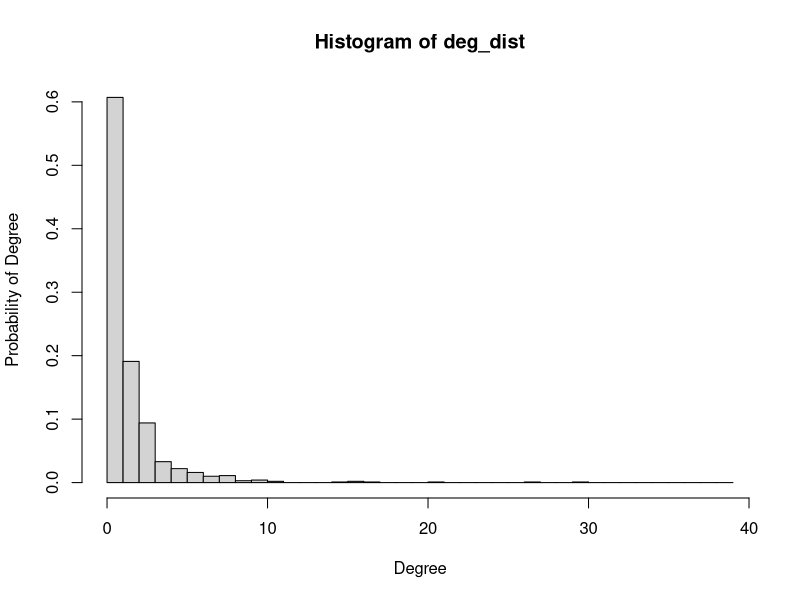
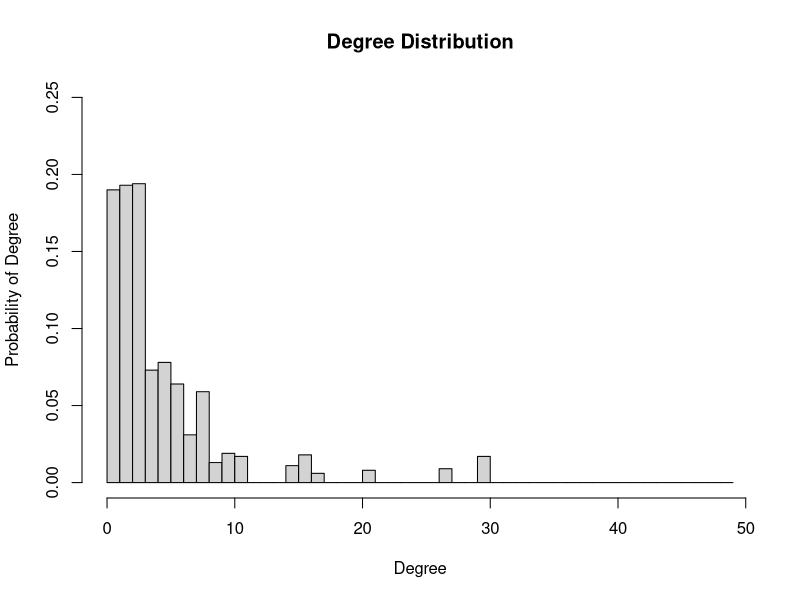

Generate these figures, in order, with R:
library("igraph")

## (a)
cat("Creating a random graph of 1K nodes...\n")
graph1 <- barabasi.game(1000, directed=FALSE)

cat("Plotting the degree distribution...\n")
# deg_dist <- degree_distribution(graph1)
# plot(1:length(deg_dist), deg_dist, type="o", main="Degree Distribution", xlab = "Degree", ylab = "Probability of Degree")
dev.new()
deg_dist <- degree(graph1)
hist1 <- hist(deg_dist, freq=FALSE, breaks=seq(0, by=1, length.out=max(deg_dist)+10), xlab = "Degree", ylab = "Probability of Degree")


# Diameter
if(is.connected(graph1))
{
  print("Graph is connected")
  dia = diameter(graph1, directed = FALSE, unconnected = FALSE, weights = NULL)
  print(sprintf("Diameter of graph is: %d", dia))
} else{
  print("Graph is NOT connected")
  print("Diameter of graph is INFINITY")
}


## (b)
clust1 <- clusters(graph1)
# gcc1 <- induced.subgraph(graph1, which(clust1$membership == which.max(clust1$csize)))
gccIndex = which.max(clust1$csize)
nonGccNodes <- (1:vcount(graph1))[clust1$membership != gccIndex]
gcc1 <- delete.vertices(graph1, nonGccNodes)

fg1 <- fastgreedy.community(gcc1)
cmsize <- sizes(fg1)
cmsize <- as.vector(sizes(fg1))
gccNodes <- (1:vcount(graph1))[clust1$membership == gccIndex]
cm1Nodes <- gccNodes[fg1$membership == 1]

print(sprintf("Modularity of the graph is: %f", max(fg1$modularity)))


## (c)
cat("Creating a random graph of 10K nodes...\n")
graph2 <- barabasi.game(10000, directed=FALSE)
# clust2 <- clusters(graph2)
# gcc2 <- induced.subgraph(graph2, which(clust2$membership == which.max(clust2$csize)))
fg2 <- fastgreedy.community(graph2)
print(sprintf("Modularity of the graph is: %f", max(fg2$modularity)))


# (d)
cat("Picking a node i at random...\n")
LARGE_NUMBER = 1000;
degreej <- vector(mode="integer", length=LARGE_NUMBER)

for (x in 1:LARGE_NUMBER){
	i = floor(runif(1)*1000) + 1
	# nbr_size <- ego_size(graph1, 1, i)
	nbr_size <- ego_size(graph1, 1, i) - 1
	temp = ceiling(runif(1)*nbr_size)
	nbr <- ego(graph1, 1, i)
	# j = as.integer(nbr[[1]][temp])
	j = as.integer(nbr[[1]][temp + 1])
	degreej[x] <- degree(graph1, j)
}
# cat(degreej)
dev.new();
hist(degreej, ylim=c(0, 0.25), freq=FALSE, breaks=seq(0, by=1, length.out=50), main="Degree Distribution", xlab = "Degree", ylab = "Probability of Degree")
